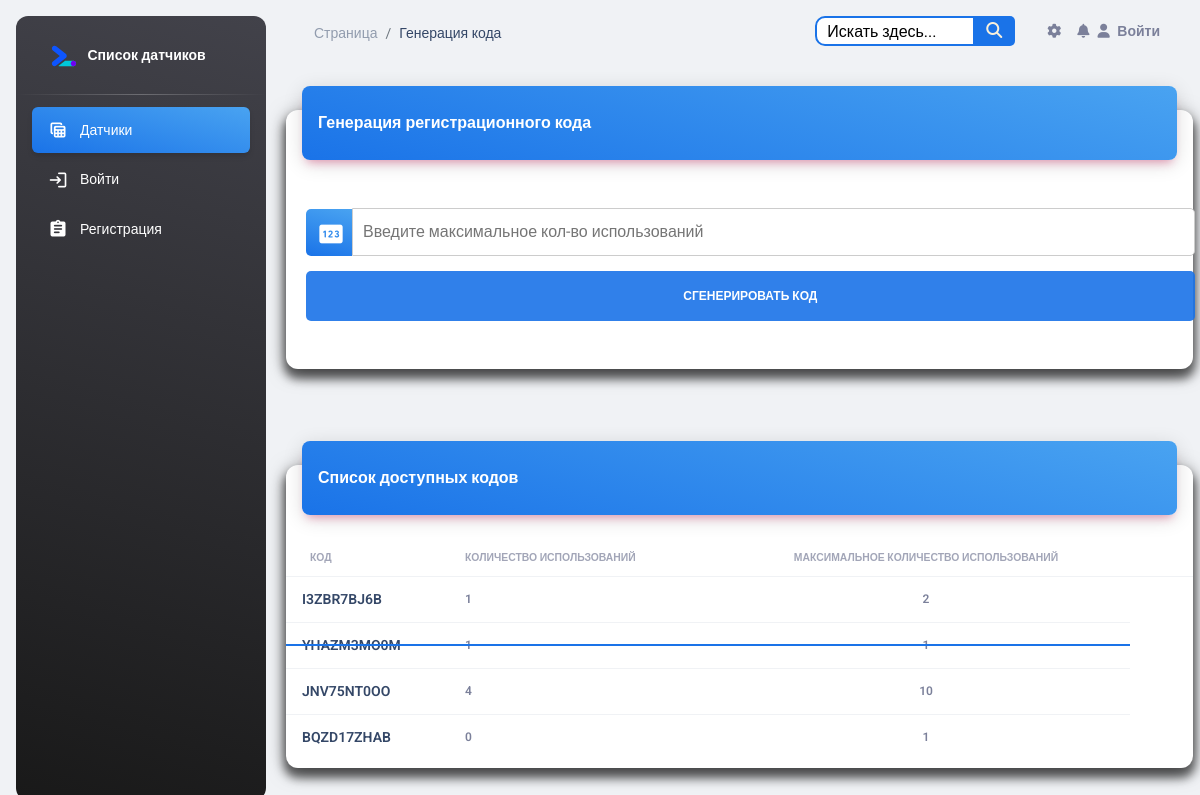
/account/generate-code/, run on the app's committed database.
### account/models.py (models this page shows, shortened)
class RegistrationCode(models.Model):
    code = models.CharField('Код', max_length=10, unique=True)
    usage_count = models.IntegerField('Кол-во использований', default=0)
    max_usages = models.IntegerField('Максимальное кол-во использований')
    class Meta:
        verbose_name = 'Регистрационный код'
        verbose_name_plural = 'Регистрационный код'

### account/views.py (the view, shortened to what this page needs)
# urls.py: path('generate-code/', generate_code_view, name='generate_code'),
def generate_code_view(request):
    codes = RegistrationCode.objects.all()
    return render(request, 'account/generate_code.html', {'codes': codes})

### templates/account/generate_code.html (shortened to what this page needs)
{% include 'base.html' %}
{% load static %}
<head>
</head>
<body class="g-sidenav-show  bg-gray-200">
<aside class="sidenav navbar navbar-vertical navbar-expand-xs border-0 border-radius-xl my-3 fixed-start ms-3   bg-gradient-dark"
       id="sidenav-main">
    <div class="sidenav-header">
        <a class="navbar-brand m-0" href="{% url 'sensor_list' %}">
            <img src="{% static 'img/google-webdev.svg' %}" class="navbar-brand-img h-100" alt="main_logo">
            <span class="ms-1 font-weight-bold text-white">Список датчиков</span>
        </a>
    </div>
    <hr class="horizontal light mt-0 mb-2">
    <div class="collapse navbar-collapse  w-auto " id="sidenav-collapse-main">
        <ul class="navbar-nav">
            <li class="nav-item">
                <a class="nav-link text-white active bg-gradient-info" href="{% url 'sensor_list' %}">
                    <div class="text-white text-center me-2 d-flex align-items-center justify-content-center">
                        <i class="material-icons opacity-10">table_view</i>
                    </div>
                    <span class="nav-link-text ms-1">Датчики</span>
                </a>
            </li>
            {% if user.is_authenticated %}
                <li class="nav-item mt-3">
                    <h6 class="ps-4 ms-2 text-uppercase text-xs text-white font-weight-bolder opacity-8">Страницы
                        аккаунта</h6>
                </li>
                <li class="nav-item">
                    <a class="nav-link text-white " href="{% url 'profiles:profile_detail' user.profile.slug %}">
                        <div class="text-white text-center me-2 d-flex align-items-center justify-content-center">
                            <i class="material-icons opacity-10">person</i>
                        </div>
                        <span class="nav-link-text ms-1">Профиль {{ user.username }}</span>
                    </a>
                </li>
                <li class="nav-item">
                    <a class="nav-link text-white " href='{% url 'logout' %}'>
                        <div class="text-white text-center me-2 d-flex align-items-center justify-content-center">
                            <i class="material-icons opacity-10">login</i>
                        </div>
                        <span class="nav-link-text ms-1">Выйти</span>
                    </a>
                </li>
            {% else %}
                <li class="nav-item">
                    <a class="nav-link text-white " href='{% url 'login' %}'>
                        <div class="text-white text-center me-2 d-flex align-items-center justify-content-center">
                            <i class="material-icons opacity-10">login</i>
                        </div>
                        <span class="nav-link-text ms-1">Войти</span>
                    </a>
                </li>
                <li class="nav-item">
                    <a class="nav-link text-white " href="{% url 'register' %}">
                        <div class="text-white text-center me-2 d-flex align-items-center justify-content-center">
                            <i class="material-icons opacity-10">assignment</i>
                        </div>
                        <span class="nav-link-text ms-1">Регистрация</span>
                    </a>
                </li>
            {% endif %}
        </ul>
    </div>
</aside>
<main class="main-content position-relative max-height-vh-100 h-100 border-radius-lg ">
    <nav class="navbar navbar-main navbar-expand-lg px-0 mx-4 shadow-none border-radius-xl" id="navbarBlur"
         data-scroll="true">
        <div class="container-fluid py-1 px-3">
            <nav aria-label="breadcrumb">
                <ol class="breadcrumb bg-transparent mb-0 pb-0 pt-1 px-0 me-sm-6 me-5">
                    <li class="breadcrumb-item text-sm"><a class="opacity-5 text-dark" href="{% url 'sensor_list' %}">Страница</a>
                    <li class="breadcrumb-item text-sm text-dark active" aria-current="page">Генерация кода</li>
                </ol>
            </nav>
            {% include 'include/navbar.html' %}
        </div>
    </nav>
    <div class="container-fluid py-4">
        <div class="row">
            <div class="col-12">
                <div class="card my-4">
                    <div class="card-header p-0 position-relative mt-n4 mx-3 z-index-2">
                        <div class="bg-gradient-info shadow-primary border-radius-lg pt-4 pb-3">
                            <h6 class="text-white ps-3">Генерация регистрационного кода</h6>
                        </div>
                    </div>
                    <div class="card-body px-0 pb-2">
                        <form class="profile-form" method="post">
                            <div class="card-body px-0 pb-2">
                                <div class="input-container">
                                    <i class="icon"><i class="material-icons opacity-10" style="font-size: 28px">pin</i></i>
                                    <input class="input-field" type="number" id="max_usages" name="max_usages"
                                           placeholder="Введите максимальное кол-во использований" min="0" required>
                                </div>
                                <button type="submit" class="btn">Сгенерировать код</button>
                            </div>
                        </form>
                    </div>
                </div>
            </div>
        </div>
    </div>
    <div class="container-fluid py-4">
        <div class="row">
            <div class="col-12">
                <div class="card my-4">
                    <div class="card-header p-0 position-relative mt-n4 mx-3 z-index-2">
                        <div class="bg-gradient-info shadow-primary border-radius-lg pt-4 pb-3">
                            <h6 class="text-white ps-3">Список доступных кодов</h6>
                        </div>
                    </div>
                    <div class="card-body px-0 pb-2">
                        <div class="table-responsive">
                            <table class="table align-items-center mb-0">
                                <thead>
                                <tr>
                                    <th class="text-uppercase text-secondary text-xxs font-weight-bolder opacity-7">
                                        Код
                                    </th>
                                    <th class="text-uppercase text-secondary text-xxs font-weight-bolder opacity-7 ps-2">
                                        Количество использований
                                    </th>
                                    <th class="text-center text-uppercase text-secondary text-xxs font-weight-bolder opacity-7">
                                        Максимальное количество использований
                                    </th>
                                    <th class="text-secondary opacity-7"></th>
                                </tr>
                                </thead>
                                <tbody>
                                {% for code in codes %}
                                    <tr class="{% if code.usage_count >= code.max_usages %}strikethrough{% endif %}">
                                        <td>
                                            <div class="d-flex px-2 py-1">
                                                <div class="d-flex flex-column justify-content-center">
                                                    <h6 class="mb-0 text-sm">{{ code.code }}</h6>
                                                </div>
                                            </div>
                                        </td>
                                        <td class="align-middle">
                                            <span class="text-secondary text-xs font-weight-bold">{{ code.usage_count }}</span>
                                        </td>
                                        <td class="align-middle text-center">
                                            <span class="text-secondary text-xs font-weight-bold">{{ code.max_usages }}</span>
                                        </td>
                                    </tr>
                                {% endfor %}
                                </tbody>
                            </table>
                        </div>
                    </div>
                </div>
            </div>
        </div>
    </div>
</main>
</body>

### static/css/nucleo-svg.css (style rules this page uses)
.icon { display: inline-block; color: #111111; height: 1em; width: 1em; }
.icon { fill: currentColor; stroke: none; }

### templates/account/generate_code.html (style rules this page uses)
.profile-form { width: 98%; margin-left: 20px; }
.input-container { display: flex; align-items: center; margin-bottom: 15px; }
.icon { height: 47px; padding: 11px; background: linear-gradient(195deg, #49a3f1 0%, #1A73E8 100%); color: white; min-width: 46px; text-align: center; border-top-left-radius: 5px; border-bottom-left-radius: 5px; }
.input-field { width: 100%; padding: 10px; outline: none; border-top-right-radius: 5px; border-bottom-right-radius: 5px; border: 1px solid #ccc; }
.btn { background-color: #1A73E8; color: white; padding: 15px 20px; border: none; cursor: pointer; width: 100%; opacity: 0.9; border-radius: 5px; }
.strikethrough td { position: relative; }
.strikethrough td::before { content: ""; position: absolute; top: 50%; left: 0; width: 100%; border-top: 2px solid #1A73E8; transform: translateY(-50%); }
.table-responsive { width: 100%; overflow-x: auto; -webkit-overflow-scrolling: touch; }
.table { width: 100%; border-collapse: collapse; }
.table th, .table td { white-space: nowrap; }

### data on the page
RegistrationCode: code "I3ZBR7BJ6B", usage_count "1", max_usages "2"
RegistrationCode: code "YHAZM3MO0M", usage_count "1", max_usages "1"
RegistrationCode: code "JNV75NT0OO", usage_count "4", max_usages "10"
RegistrationCode: code "BQZD17ZHAB", usage_count "0", max_usages "1"
